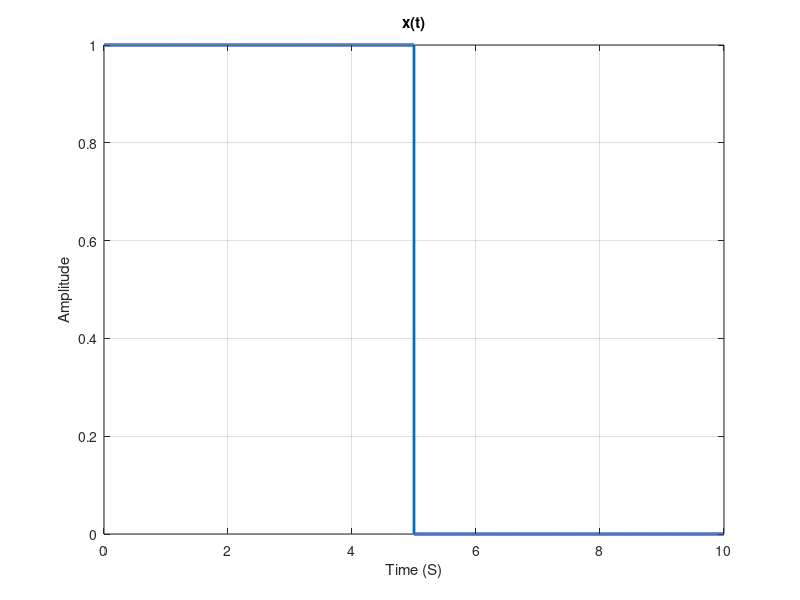

This figure's MATLAB source:
t=0:0.0001:10;
x_t=(t>=0)&(t<5);
figure;
plot(t,x_t,'LineWidth',2);
xlabel('Time (S)');
ylabel('Amplitude');
title('x(t)');
grid on;